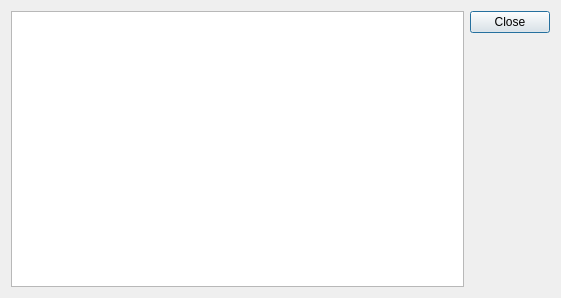
<?xml version="1.0" encoding="UTF-8"?>
<ui version="4.0">
 <class>AlignmentManager</class>
 <widget class="QDialog" name="AlignmentManager">
  <property name="geometry">
   <rect>
    <x>0</x>
    <y>0</y>
    <width>561</width>
    <height>298</height>
   </rect>
  </property>
  <property name="windowTitle">
   <string>Repository manager</string>
  </property>
  <layout class="QHBoxLayout" name="horizontalLayout">
   <item>
    <widget class="QListView" name="alView"/>
   </item>
   <item>
    <widget class="QDialogButtonBox" name="buttonBox">
     <property name="orientation">
      <enum>Qt::Vertical</enum>
     </property>
     <property name="standardButtons">
      <set>QDialogButtonBox::Close</set>
     </property>
    </widget>
   </item>
  </layout>
 </widget>
 <resources/>
 <connections>
  <connection>
   <sender>buttonBox</sender>
   <signal>accepted()</signal>
   <receiver>AlignmentManager</receiver>
   <slot>accept()</slot>
   <hints>
    <hint type="sourcelabel">
     <x>248</x>
     <y>254</y>
    </hint>
    <hint type="destinationlabel">
     <x>157</x>
     <y>274</y>
    </hint>
   </hints>
  </connection>
  <connection>
   <sender>buttonBox</sender>
   <signal>rejected()</signal>
   <receiver>AlignmentManager</receiver>
   <slot>reject()</slot>
   <hints>
    <hint type="sourcelabel">
     <x>316</x>
     <y>260</y>
    </hint>
    <hint type="destinationlabel">
     <x>286</x>
     <y>274</y>
    </hint>
   </hints>
  </connection>
 </connections>
</ui>
